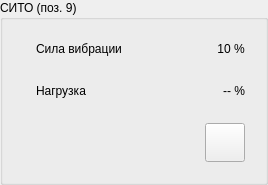
  <widget class="QGroupBox" name="panel_siever">
   <property name="geometry">
    <rect>
     <x>1559</x>
     <y>500</y>
     <width>268</width>
     <height>185</height>
    </rect>
   </property>
   <property name="title">
    <string>СИТО (поз. 9)</string>
   </property>
   <property name="style" stdset="0">
    <string>vodoley</string>
   </property>
   <layout class="QVBoxLayout" name="verticalLayout_8">
    <item>
     <widget class="QWidget" name="widget_16" native="true">
      <layout class="QHBoxLayout" name="horizontalLayout_20">
       <item alignment="Qt::AlignLeft">
        <widget class="QLabel" name="label_60">
         <property name="maximumSize">
          <size>
           <width>32</width>
           <height>32</height>
          </size>
         </property>
         <property name="text">
          <string/>
         </property>
         <property name="pixmap">
          <pixmap resource="../../../resources.qrc">:/strength.png</pixmap>
         </property>
         <property name="scaledContents">
          <bool>true</bool>
         </property>
        </widget>
       </item>
       <item>
        <widget class="QLabel" name="label_61">
         <property name="sizePolicy">
          <sizepolicy hsizetype="Expanding" vsizetype="Preferred">
           <horstretch>0</horstretch>
           <verstretch>0</verstretch>
          </sizepolicy>
         </property>
         <property name="text">
          <string>Сила вибрации</string>
         </property>
         <property name="alignment">
          <set>Qt::AlignLeading|Qt::AlignLeft|Qt::AlignVCenter</set>
         </property>
         <property name="style" stdset="0">
          <string>hint</string>
         </property>
        </widget>
       </item>
       <item alignment="Qt::AlignRight">
        <widget class="QLabel" name="label_62">
         <property name="text">
          <string>10 %</string>
         </property>
         <property name="alignment">
          <set>Qt::AlignCenter</set>
         </property>
         <property name="style" stdset="0">
          <string>hint</string>
         </property>
        </widget>
       </item>
      </layout>
     </widget>
    </item>
    <item>
     <widget class="QWidget" name="widget_18" native="true">
      <layout class="QHBoxLayout" name="horizontalLayout_25">
       <item alignment="Qt::AlignLeft">
        <widget class="QLabel" name="icon_4">
         <property name="maximumSize">
          <size>
           <width>32</width>
           <height>32</height>
          </size>
         </property>
         <property name="text">
          <string/>
         </property>
         <property name="pixmap">
          <pixmap resource="../../../resources.qrc">:/heavy.png</pixmap>
         </property>
         <property name="scaledContents">
          <bool>true</bool>
         </property>
        </widget>
       </item>
       <item>
        <widget class="QLabel" name="hint_4">
         <property name="sizePolicy">
          <sizepolicy hsizetype="Expanding" vsizetype="Preferred">
           <horstretch>0</horstretch>
           <verstretch>0</verstretch>
          </sizepolicy>
         </property>
         <property name="text">
          <string>Нагрузка</string>
         </property>
         <property name="alignment">
          <set>Qt::AlignLeading|Qt::AlignLeft|Qt::AlignVCenter</set>
         </property>
         <property name="style" stdset="0">
          <string>hint</string>
         </property>
        </widget>
       </item>
       <item alignment="Qt::AlignRight">
        <widget class="QLabel" name="load_9">
         <property name="text">
          <string>-- %</string>
         </property>
         <property name="alignment">
          <set>Qt::AlignCenter</set>
         </property>
         <property name="style" stdset="0">
          <string>hint</string>
         </property>
        </widget>
       </item>
      </layout>
     </widget>
    </item>
    <item>
     <widget class="QWidget" name="status_row_8" native="true">
      <layout class="QHBoxLayout" name="horizontalLayout_21">
       <item>
        <widget class="QLabel" name="powered_9">
         <property name="enabled">
          <bool>false</bool>
         </property>
         <property name="minimumSize">
          <size>
           <width>32</width>
           <height>32</height>
          </size>
         </property>
         <property name="maximumSize">
          <size>
           <width>32</width>
           <height>32</height>
          </size>
         </property>
         <property name="toolTip">
          <string>Авария ЧП. Возможно потребуется выключить-включить ЧП 9</string>
         </property>
         <property name="text">
          <string/>
         </property>
         <property name="pixmap">
          <pixmap resource="../../../resources.qrc">:/bolt.png</pixmap>
         </property>
         <property name="scaledContents">
          <bool>true</bool>
         </property>
        </widget>
       </item>
       <item>
        <widget class="QLabel" name="fault_fq_9">
         <property name="enabled">
          <bool>false</bool>
         </property>
         <property name="minimumSize">
          <size>
           <width>32</width>
           <height>32</height>
          </size>
         </property>
         <property name="maximumSize">
          <size>
           <width>32</width>
           <height>32</height>
          </size>
         </property>
         <property name="toolTip">
          <string>Авария ЧП. Возможно потребуется выключить-включить ЧП 9</string>
         </property>
         <property name="text">
          <string/>
         </property>
         <property name="pixmap">
          <pixmap resource="../../../resources.qrc">:/attention.png</pixmap>
         </property>
         <property name="scaledContents">
          <bool>true</bool>
         </property>
        </widget>
       </item>
       <item>
        <spacer name="horizontalSpacer_8">
         <property name="orientation">
          <enum>Qt::Horizontal</enum>
         </property>
         <property name="sizeHint" stdset="0">
          <size>
           <width>40</width>
           <height>20</height>
          </size>
         </property>
        </spacer>
       </item>
       <item>
        <widget class="QToolButton" name="settings_2">
         <property name="cursor">
          <cursorShape>PointingHandCursor</cursorShape>
         </property>
         <property name="text">
          <string/>
         </property>
         <property name="icon">
          <iconset theme="system-settings">
           <normaloff>../../../../.designer/backup</normaloff>../../../../.designer/backup</iconset>
         </property>
         <property name="iconSize">
          <size>
           <width>32</width>
           <height>32</height>
          </size>
         </property>
        </widget>
       </item>
      </layout>
     </widget>
    </item>
   </layout>
  </widget>
